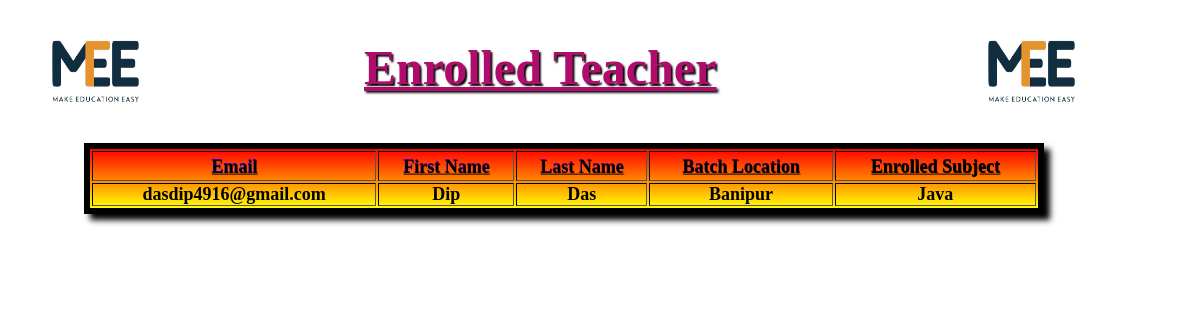
Screenshot of /enrolled_teachers (signed in) with the database file from the repository.
### tables this page shows
CREATE TABLE TeacherStudentEnroll (
        teacher_email VARCHAR(100) NOT NULL,
        teacher_first_name VARCHAR(100) NOT NULL,
        teacher_last_name VARCHAR(100) NOT NULL,
        
        student_email VARCHAR(100) NOT NULL,
        student_first_name VARCHAR(100) NOT NULL,
        student_last_name VARCHAR(100) NOT NULL,
        batch_location VARCHAR(100) NOT NULL,
        enrolled_subject VARCHAR(100) NOT NULL,
        review INT DEFAULT 0,

        PRIMARY KEY (teacher_email, student_email),
        FOREIGN KEY (teacher_email) REFERENCES TeacherUpdateDetails(Email),
        FOREIGN KEY (student_email) REFERENCES StudentUpdateDetails(Email)
        );

### app.py (the view)
@app.route('/enrolled_teachers', methods=['GET'])
def enrolled_teachers():
    student_email = session.get('user')
    if not student_email:
        return "User email not found in session", 404
    conn = sqlite3.connect('User.db')
    cursor = conn.cursor()
    cursor.execute("""
        SELECT teacher_email, teacher_first_name, teacher_last_name, enrolled_subject, batch_location
        FROM TeacherStudentEnroll
        WHERE student_email = ?
    """, (student_email,))
    enrolled_teachers = cursor.fetchall()
    cursor.close()
    conn.close()
    return render_template('enrolled_teachers.html', enrolled_teachers=enrolled_teachers)

### templates/enrolled_teachers.html (shortened to what this page needs)
<!DOCTYPE html>
<html lang="en">
<head>
    <link rel="stylesheet" href="{{url_for('static', filename='styles/enrolled_teachers.css')}}" />
</head>
<body>
    <img src="/static/logo.png" class="logo" alt="logo">
    <h2> Enrolled Teacher </h2>
    <img src="/static/logo.png" class="logo" id="logo1" alt="logo">
    <table border=5>
        <thead>
            <td>Email</td>
            <td>First Name</td>
            <td>Last Name</td>
            <td>Batch Location</td>
            <td>Enrolled Subject</td>
        </thead>
        {% for row in enrolled_teachers %}
            <tr>
                <td>{{ row[0] }}</td>
                <td>{{ row[1] }}</td>
                <td>{{ row[2] }}</td>
                <td>{{ row[3] }}</td>
                <td>{{ row[4] }}</td>
            </tr>
        {% endfor %}
    </table>
    <br><br>
</body>
</html>

### static/styles/enrolled_teachers.css (style rules this page uses)
* { margin:0; padding:0; }
.logo { position: relative; top:3vw; left:4vw; height:6vw; width:8vw; transition: all 0.2s ease-in-out; }
#logo1 { position: relative; top:3vw; left:44vw; }
table { position: relative; top:5vw; left:7vw; width:80vw; background-image: linear-gradient(red, yellow); border:0.5vw solid black; box-shadow: 0.5vw 0.5vw 0.5vw black; }
table tr { text-align: center; font-size: 1.5vw; font-weight: 600; }
table thead { text-align: center; height:2.5vw; padding:0.5vw; font-size: 2.2vw; background: linear-gradient(to right, blue,purple, black); -webkit-text-fill-color: transparent; -webkit-background-clip: text; text-shadow: 0.05vw 0.05vw 0.05vw black; font-weight: 900; text-decoration: underline; }
h2 { display: inline-block; position: relative; top:1vw; left:22vw; text-align: center; font-weight: 900; font-size: 4vw; text-decoration: underline; color:rgb(175, 12, 107); text-shadow: 0.15vw 0.15vw 0.15vw black; }

### rows the page displays
TeacherStudentEnroll: teacher_email "dasdip4916@gmail.com", teacher_first_name "Dip", teacher_last_name "Das", enrolled_subject "Banipur", batch_location "Java"
